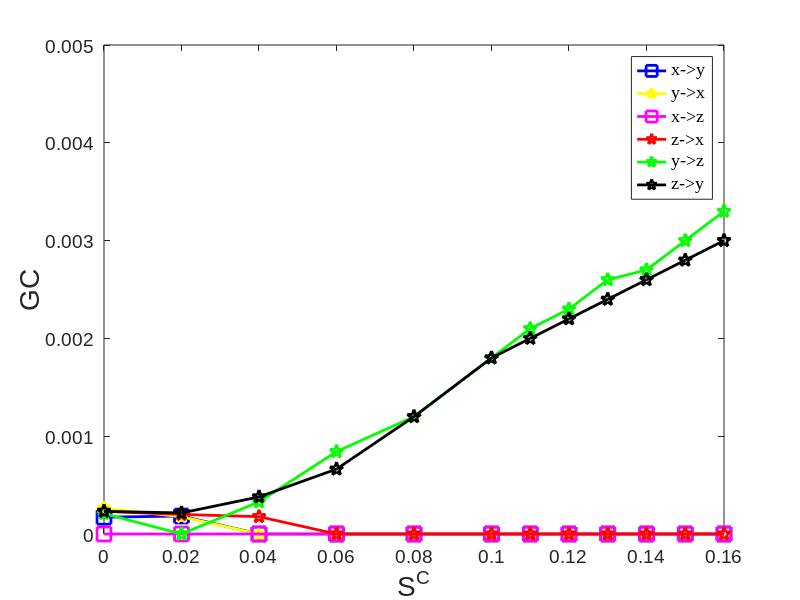

This figure's MATLAB source:
%% Fig8_Case1_HH_Three_Neurons_LinearGC
% x->y, x->z
C=[0 0.02 0.04 0.06 0.08 0.1 0.11 0.12 0.13 0.14 0.15 0.16];
gc_zero_line=1.6132e-04;
noise=1;
significant=1;
if significant==0
%% GC results no significant test
if noise==0
GC_xy=[0.5110e-04 0.3545e-05 0.1029e-04 0.0022e-04 0.0021e-03 0.0015e-03 0.0005e-03 0.0205e-04 0.0149e-04 0.0017e-03 0.0018e-03 0.0019e-03];  % 
GC_xz=[0.3154e-04 0.5016e-05 0.0313e-04 0.0006e-04 0.0004e-03 0.0012e-03 0.0008e-03 0.0107e-04 0.0168e-04 0.0017e-03 0.0015e-03 0.0017e-03];
GC_yx=[0.5389e-04 0.1537e-05 0.1092e-04 0.0037e-04 0.0015e-03 0.0010e-03 0.0002e-03 0.0183e-04 0.0109e-04 0.0013e-03 0.0015e-03 0.0015e-03];  %
GC_yz=[0.0416e-04 0.0189e-05 0.0715e-04 0.3137e-04 0.0270e-03 0.0000e-03 0.0017e-03 0.0921e-04 0.3809e-04 0.0172e-03 0.0216e-03 0.0372e-03];
GC_zx=[0.3556e-04 0.7907e-05 0.0648e-04 0.0010e-04 0.0003e-03 0.0009e-03 0.0008e-03 0.0059e-04 0.0129e-04 0.0013e-03 0.0010e-03 0.0012e-03];
GC_zy=[0.0356e-04 0.1114e-05 0.4543e-04 0.0125e-04 0.2061e-03 0.1354e-03 0.1066e-03 0.9450e-04 0.6358e-04 0.1198e-03 0.1256e-03 0.1067e-03];
else
GC_xy=[0.1717e-03 0.1839e-03 0.1262e-03 0.1481e-03 0.0001 0.0001 0.0001 0.0001 0.0001 0.0001 0.0001 0.0001];  % 
GC_xz=[0.1610e-03 0.1343e-03 0.1375e-03 0.1020e-03 0.0001 0.0001 0.0001 0.0001 0.0001 0.0001 0.0001 0.0001];
GC_yx=[0.2634e-03 0.1766e-03 0.1471e-03 0.1295e-03 0.0001 0.0001 0.0002 0.0001 0.0001 0.0001 0.0001 0.0001];  %
GC_yz=[0.2090e-03 0.1320e-03 0.3290e-03 0.8426e-03 0.0012 0.0018 0.0021 0.0023 0.0026 0.0027 0.0030 0.0033];
GC_zx=[0.2315e-03 0.1998e-03 0.1775e-03 0.1348e-03 0.0002 0.0001 0.0001 0.0001 0.0001 0.0001 0.0001 0.0001];
GC_zy=[0.2315e-03 0.2154e-03 0.3793e-03 0.6637e-03 0.0002 0.0018 0.0020 0.0022 0.0024 0.0026 0.0028 0.0030];
end
else
%% GC2 results have significant test
if noise==0
GC_xy=[0.5110e-04 0 0 0 0 0 0 0 0 0 0 0];  % 
GC_xz=[0.3154e-04 0 0 0 0 0 0 0 0 0 0 0];
GC_yx=[0.5389e-04 0 0 0 0 0 0 0 0 0 0 0];  %
GC_yz=[0 0 0 0.3137e-04 0.0270e-03 0 0 0 0.3809e-04 0.0172e-03 0.0216e-03 0.0372e-03];
GC_zx=[0.3556e-04 0 0 0 0 0 0 0 0 0 0 0];
GC_zy=[0 0 0.4543e-04 0 0.2061e-03 0.1354e-03 0.1066e-03 0.9450e-04 0.6358e-04 0.1198e-03 0.1256e-03 0.1067e-03];
else
GC_xy=[0.1717e-03 0.1839e-03 0 0 0 0 0 0 0 0 0 0];  % 
GC_xz=[0 0 0 0 0 0 0 0 0 0 0 0];
GC_yx=[0.2634e-03 0.1766e-03 0 0 0 0 0 0 0 0 0 0];  %
GC_yz=[0.2090e-03 0 0.3290e-03 0.8426e-03 0.0012 0.0018 0.0021 0.0023 0.0026 0.0027 0.0030 0.0033];
GC_zx=[0.2315e-03 0.1998e-03 0.1775e-03 0 0 0 0 0 0 0 0 0];
GC_zy=[0.2315e-03 0.2154e-03 0.3793e-03 0.6637e-03 0.0012 0.0018 0.0020 0.0022 0.0024 0.0026 0.0028 0.0030];    
end
end

% Plot
h0=figure;
clf;
plot(C,GC_xy,'MarkerSize',10,'Marker','s','LineWidth',2,...
'Color',[0 0 1]);hold on
plot(C,GC_yx,'MarkerSize',10,'Marker','p','LineWidth',2,...
'Color',[1 1 0]);
plot(C,GC_xz,'MarkerSize',10,'Marker','s','LineWidth',2,...
'Color',[1 0 1]);
plot(C,GC_zx,'MarkerSize',10,'Marker','p','LineWidth',2,...
'Color',[1 0 0]);
plot(C,GC_yz,'MarkerSize',10,'Marker','p','LineWidth',2,...
'Color',[0 1 0]);
plot(C,GC_zy,'MarkerSize',10,'Marker','p','LineWidth',2,...
'Color',[0 0 0]);
% Legend 
% Legend 
hleg1 =legend('x->y','y->x','x->z','z->x','y->z','z->y','northeast');
set(hleg1,'Location','northeast') 
set(hleg1,'FontName','Times New Roman','FontSize',18,'FontWeight','normal')
 
axis([0 0.16 0 5e-03])
set(gca, 'XTick', 0:0.02:0.16); 
% set(gca, 'YTick',0:0.02:0.65);

% Create axis font size
set(gca,'FontName','Arial','FontSize',14)
% Create xlabel
xlabel({'S^C'},'FontSize',20,'FontName','Arial');
% Create ylabel
ylabel({'GC'},'FontSize',20,'FontName','Arial');

%%
if noise==0
print(h0,'-depsc2','-r300','LineraGC_HH_Three_Neurons_Fig8.eps')
else
print(h0,'-depsc2','-r300','LineraGC_Noise_HH_Three_Neurons_Fig8.eps')
end